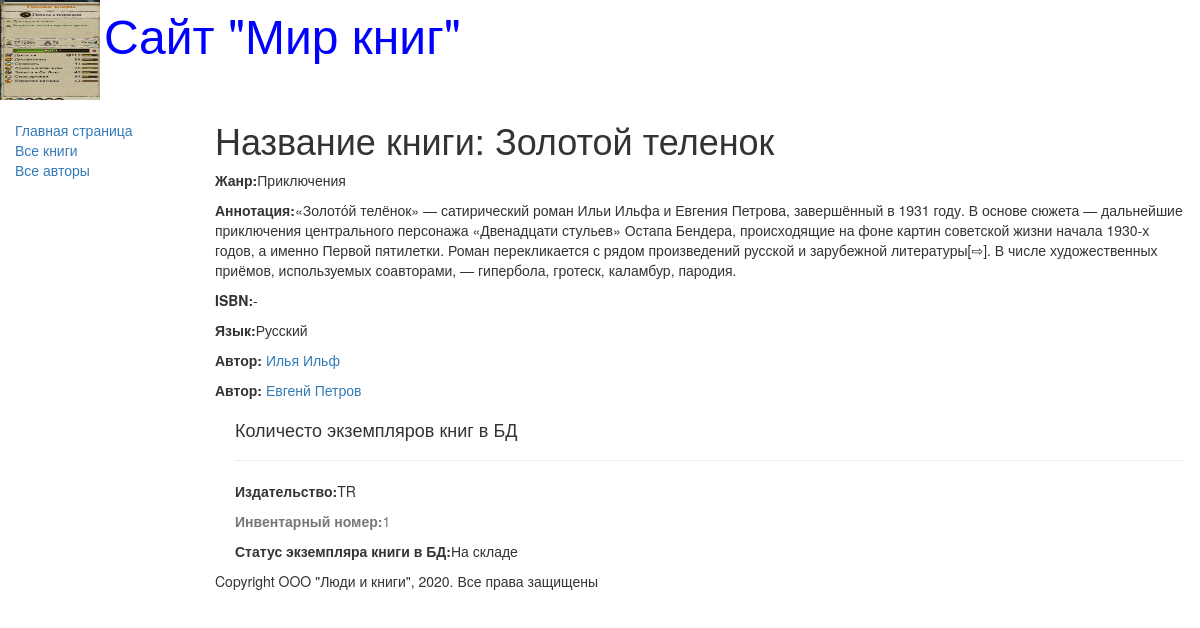
Screenshot of /book/1 with the database file from the repository.
### catalog/models.py (models this page shows, shortened)
class Book(models.Model):
    title = models.CharField(max_length=200,
                             help_text='Введите названия книги',
                             verbose_name='Название книги')
    genre = models.ForeignKey('Genre', on_delete=models.CASCADE,
                              help_text='Выберите жанр книги',
                              verbose_name='Жанр книги', null=True)
    language = models.ForeignKey('Language', on_delete=models.CASCADE,
                                 help_text='Выберите язык книги',
                                 verbose_name='Язык книги', null=True)
    author = models.ManyToManyField('Author',
                                    help_text='Выберите автора книги',
                                    verbose_name='Автор книги')
    summary = models.TextField(max_length=1000,
                               help_text='Введите краткое описание книги',
                               verbose_name='Аннотация книг')
    isbn = models.CharField(max_length=13,
                            help_text='Должно содержать 13 символов',
                            verbose_name='ISBN книги')
    def display_author(self):
        return ", ".join([author.last_name for author in self.author.all()])
    display_author.short_description = 'Авторы'

class Genre(models.Model):
    name = models.CharField(max_length=200,
                            help_text='Введите жанр книги',
                            verbose_name='Жанр книги')
    def __str__(self):
        return self.name

class Language(models.Model):
    name = models.CharField(max_length=20,
                            help_text='Введите язык книги',
                            verbose_name='Язык книги')
    def __str__(self):
        return self.name

class Author(models.Model):
    first_name = models.CharField(max_length=100,
                                  help_text="Введите имя автора",
                                  verbose_name="Имя автора")
    last_name = models.CharField(max_length=100,
                                 help_text="Введите фамилию автора",
                                 verbose_name="Фамилия автора")
    data_of_birth = models.DateField(help_text="Введите дату рождения",
                                     verbose_name='Дату рождения',
                                     null=True, blank=True)
    data_of_death = models.DateField(help_text='Введите дату смерти',
                                     verbose_name='Дата смерти',
                                     null=True, blank=True)

class BookInstance(models.Model):
    book = models.ForeignKey('Book', on_delete=models.CASCADE, null=True)
    inv_nom = models.CharField(max_length=20, null=True,
                               help_text='Введите инвентарный номер экземпляра',
                               verbose_name='Инвентарный номер')
    imprint = models.CharField(max_length=200,
                               help_text='Введите издательство в год выпуска',
                               verbose_name='Издательство')
    status = models.ForeignKey('Status', on_delete=models.CASCADE,
                               null=True, help_text='Изменить состояние экземпляра книги',
                               verbose_name='Статус экземпляра книги')
    due_back = models.DateField(null=True, blank=True,
                                help_text='Введите конец срока статуса',
                                verbose_name='Дата окончания статуса')

class Status(models.Model):
    name = models.CharField(max_length=20,
                            help_text='Введите статус экземпляра книги',
                            verbose_name='Статус экземпяра книги')
    def __str__(self):
        return self.name

### catalog/views.py (the view)
# urls.py: url(r'^book/(?P<pk>\d+)$', views.BookDetailView.as_view(),
class BookDetailView(generic.DetailView):
    model = Book
    template_name = 'book_detail.html'
    paginate_by = 3

### catalog/templates/book_detail.html (shortened to what this page needs)
{% extends "base_generic.html" %}
{% block content %}
    <h1>Название книги: {{ book.title }}</h1>
    <p><strong>Жанр:</strong>{{ book.genre }}</p>
    <p><strong>Аннотация:</strong>{{ book.summary }}</p>
    <p><strong>ISBN:</strong>{{ book.isbn }}</p>
    <p><strong>Язык:</strong>{{ book.language }}</p>
        {% for author in book.author.all %}
            <p><strong>Автор:</strong>
               <a href="">{{ author.first_name }}
                          {{ author.last_name}}</a></p>
        {% endfor %}
    <div style="margin-left:20px;margin-top:20px">
        <h4>Количесто экземпляров книг в БД</h4>
        {% for copy in book.bookinstance_set.all %}
            <hr>
            <p><strong>Издательство:</strong>{{ copy.imprint }}</p>
            <p class="text-muted"><strong>Инвентарный номер:</strong>{{ copy.id }}</p>
            <p><strong>Статус экземпляра книги в БД:</strong>{{ copy.status }}</p>
        {% endfor %}
    </div>
{% endblock %}

### catalog/templates/base_generic.html (shortened to what this page needs)
<!DOCTYPE html>
<html lang="en">
<head>
    <link rel="stylesheet"
          href="https://maxcdn.bootstrapcdn.com/bootstrap/3.3.7/css/bootstrap.min.css">
    {% load static %}
    <link rel="stylesheet" href="{% static 'css/styles.css' %}">
    {% block head %}
        <img src="{% static 'images/logotip.jpg' %}"
        style="width:100px; height:100px;" align="absmiddle">
        <font size=7, color="blue">Сайт "Мир книг"</font>
    {% endblock %}
</head>
<body>
    <div class="container-fluid">
        <div class="row">
            <div class="col-sm-2">
            {% block sidebar %}
            <ul class="sidebar-nav">
                <li><a href="{% url 'index' %}">Главная страница</a></li>
                <li><a href="{% url 'books' %}">Все книги</a></li>
                <li><a href="{% url 'authors' %}">Все авторы</a></li>
            </ul>
            {% endblock %}
            </div>
            <div class="col-sm-10 ">
            {% block content %} {% endblock %}
            {% block footer %}
                {% block copyright %}
                <p>Copyright OOO "Люди и книги", 2020. Все права защищены</p>
                {% endblock %}
            {% endblock %}
            </div>
        </div>
    </div>
</body>
</html>

### catalog/static/CSS/styles.css (style rules this page uses)
.sidebar-nav { margin-top: 20px; padding: 0; list-style: none; }

### rows the page displays
Book: title "Золотой теленок", genre "Приключения", summary "«Золото́й телёнок» — сатирический роман Ильи Ильфа и Евгения Петрова, завершённый в 1931 году. В основе сюжета — дальнейшие приключения центрального персонажа «Двенадцати стульев» Остапа Бендера, происходящие на фоне картин советской жизни начала 1930-х годов, а именно Первой пятилетки. Роман перекликается с рядом произведений русской и зарубежной литературы[⇨]. В числе художественных приёмов, используемых соавторами, — гипербола, гротеск, каламбур, пародия.", isbn "-", language "Русский"
Author: first_name "Илья", last_name "Ильф"
Author: first_name "Евгенй", last_name "Петров"
BookInstance: imprint "TR", id "1", status "На складе"
